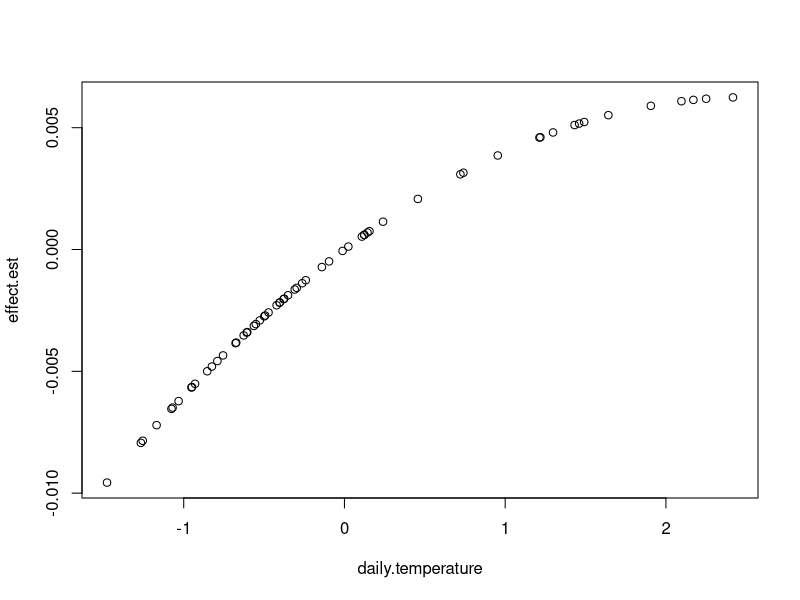
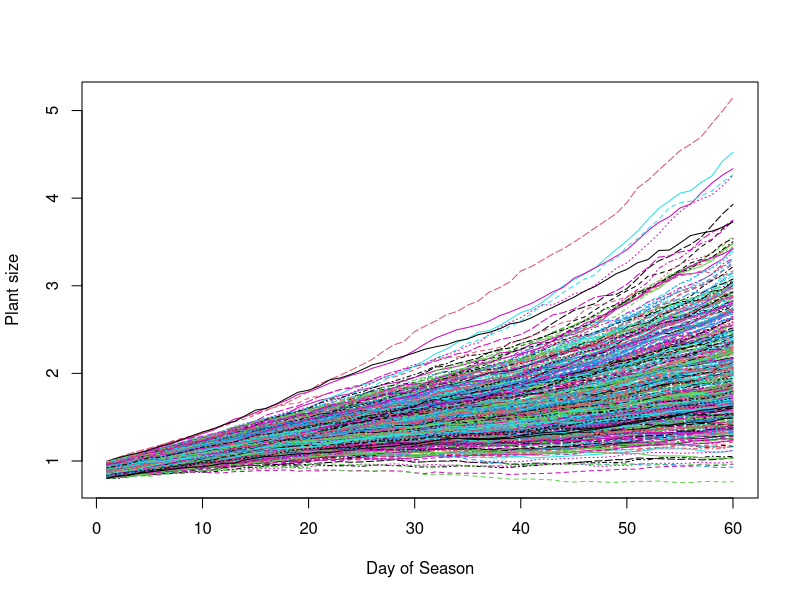
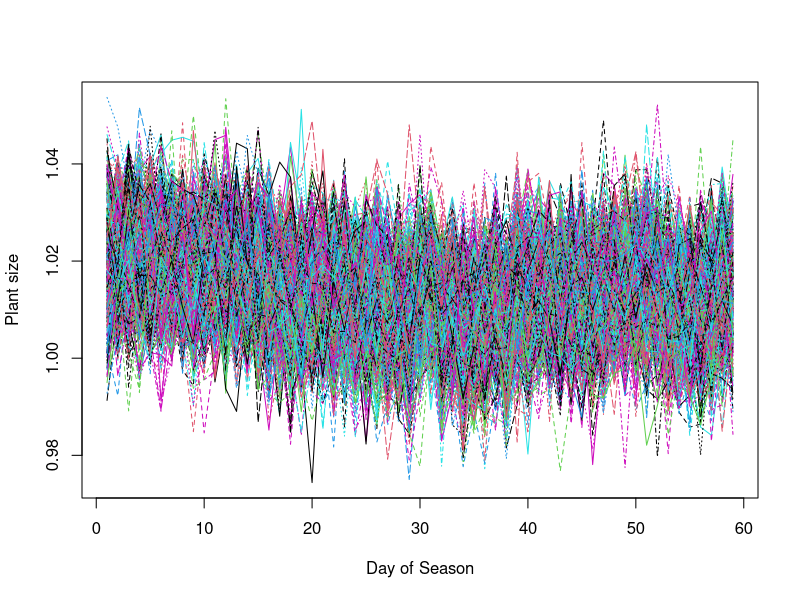

These figures' R source, in order: (Note: this script raises an error after producing the figures.)
rm(list=ls()) # Clear R environment for this analysis
set.seed(25)

#------------------------------------------------------------
# Simulate data that we will analyze
#------------------------------------------------------------

# Simulation parameters that we will try to estimate
N = 500 # number of plants

# Mean daily growth rate of plants and sd
# there is variance from day to day
plant.r.mean = 1.015
plant.r.sd = 0.008

# Random effect for growth rate of plants
# Some plants just have better growth than others
random.effect.sd = 0.005
plant.id.effects = rnorm(N,0,random.effect.sd) #The actual adjustment for each plant

# Conduct the simulation
time = 60 # days

# Generate some random daily temperatures
daily.temperature = as.numeric(scale(diffinv(rnorm(time))))


#This is the effect of daily temperature on plant growth
temperature.effect.B1 = 0.005
temperature.effect.B2 = -0.001
effect.est = temperature.effect.B1*daily.temperature + temperature.effect.B2*daily.temperature^2
plot(effect.est~daily.temperature)

growth.matrix = matrix(NA,nrow = time, ncol = N)

# Random initial plant sizes
initial.plant.sizes = runif(N, 0.8, 1)
growth.matrix[1,] = initial.plant.sizes

# Simulate growth dynamics for each plant
for (i in 1:N){

    for (t in 2:time){
        temp.today = daily.temperature[t]

        #daily growth rate (with random effect for plant added in)
        r.today = rnorm(1,plant.r.mean + plant.id.effects[i], plant.r.sd)

        #adjustment for weather effect today
        r.today = r.today + (temperature.effect.B1*temp.today + temperature.effect.B2*temp.today^2)

        # Size today depends on size yesterday multiplied by...
        growth.matrix[t,i] = growth.matrix[t-1,i]*r.today
    }
}

# Plot the growth trajectories for each plant
matplot(growth.matrix, type = "l", ylab = "Plant size", xlab = "Day of Season")

#------------------------------------------------------------
# Analyze the simulated data
#------------------------------------------------------------

# Raw data is size of each plant on each day of season.
# Data is also in a matrix format (each column is a different plant, each row is a point in time)
# This isn't ideal for analysis.
# We want to first calculate daily growth rates for each plant.
# Then we want to restructure the data into a format that we can analyze with lmer
growth.df = data.frame(growth.matrix)
colnames(growth.df) = paste("Plant",seq(1,N))

# Calculate daily growth rates for each plant
# This is the data we will analyze
r.df = growth.df[1:(time-1),]
for (t in 1:(time-1)){
    r.df[t,] = growth.df[t+1,]/growth.df[t,]
}

# Plot the daily growth rates for each plant
matplot(r.df, type = "l", ylab = "Plant size", xlab = "Day of Season")

r.df$time = 1:(time-1) # Add a column for time
r.df$temperature = daily.temperature[1:(time-1)] # Add a column for daily temp

# Restructure the data using the "melt" function
library(reshape)
mdata <- melt(r.df, id=c("time", "temperature"))
colnames(mdata)[3] = "plantid"
colnames(mdata)[4] = "r"
head(mdata) #Looks good!

#------------------------------------------------------------
# The actual statistical analyses
#------------------------------------------------------------

# Basic linear model (no random effects or weather effects)
plant.lm1 = lm(r~1, data = mdata)
summary(plant.lm1)
coef(plant.lm1)
# Estimated daily growth rate is 1.013
# This is actually pretty close to our true parameter!

# Weather effects
plant.lm2 = lm(r~temperature + I(temperature^2), data = mdata)
summary(plant.lm2)
coef(plant.lm2)
# Estimated daily growth rate is 1.014
# This is actually closer to our true parameter!
# Weather effects are 0.00387 (not bad) and -0.0004939 (not bad, but a bit off)

# Random plant ID effects and fixed Weather effects
library(lme4)
plant.lmer = lmer(r~temperature + I(temperature^2) + (1|plantid), data = mdata)
tidy(plant.lmer)
# Estimated daily growth rate is 1.014
# This is actually closer to our true parameter!
# Weather effects are 0.00387 (not bad) and -0.0004939 (not bad, but a bit off)
# Random effect for plant id is 2.564e-05 (this is lower than the true estimate)
